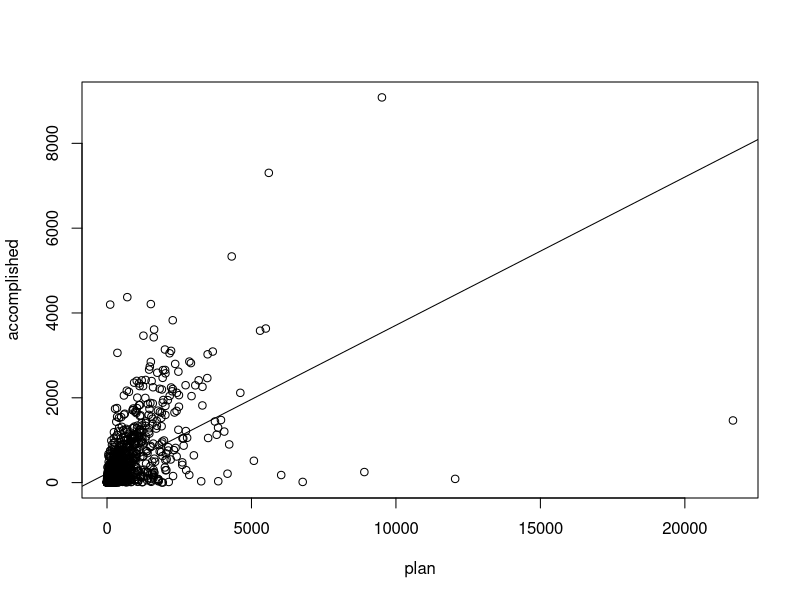
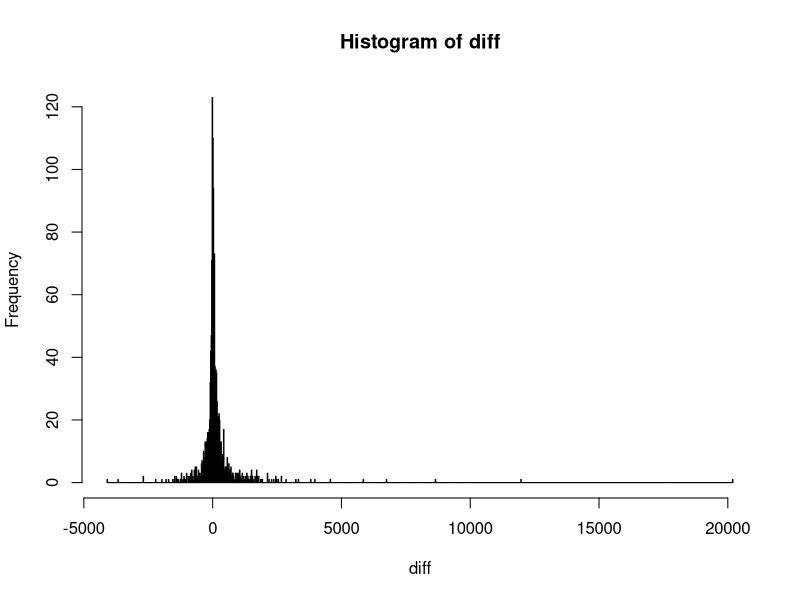
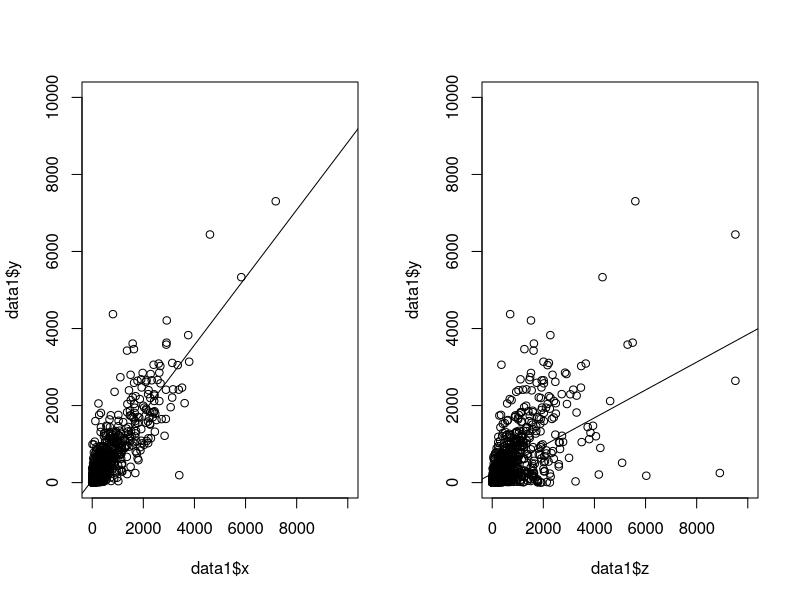
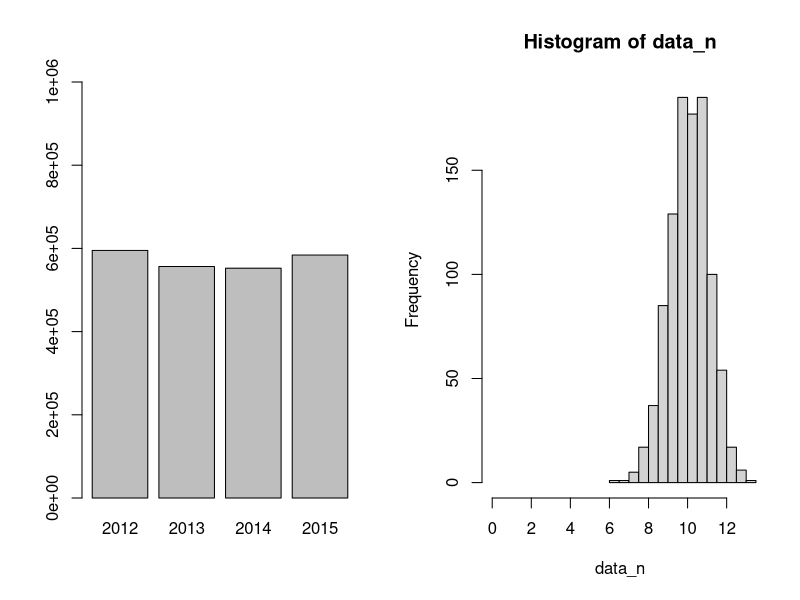
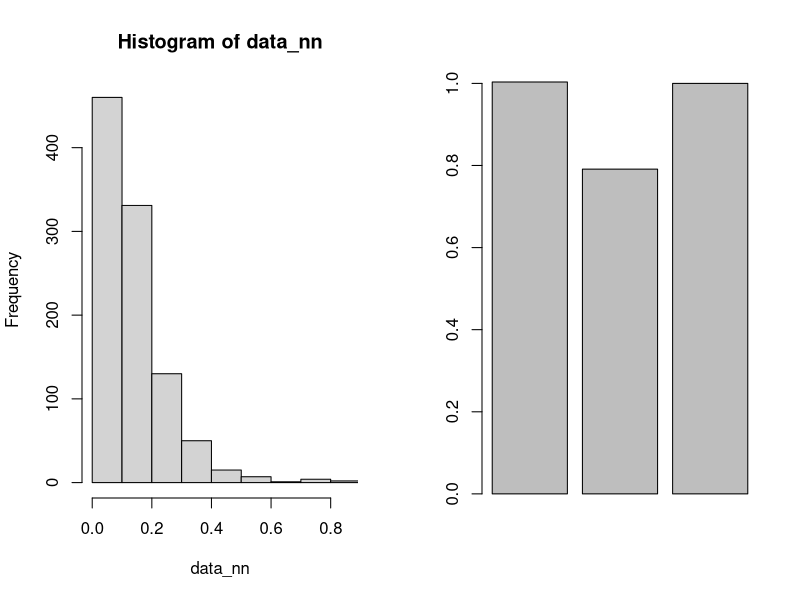

The R script that drew these images, in order:
data<-read.csv("Done_vs_plan.csv", header=TRUE)


sdata<-subset(data, PlanFY=="2015") 
  
  
plan<-sdata$Plan_Hours
accomplished<-sdata$Sum_of_Hours
diff<-plan-accomplished

plot(plan,accomplished)#, xlim=c(0,10), ylim=c(0,10))

fit <- glm(accomplished~plan)
co <- coef(fit)
abline(fit)

hist(diff, breaks = 1000)#, xlim=c(-2000,2000))
cor(plan, accomplished)

sumplan<-sum(plan)
sumaccomplished<-sum(accomplished)
FTE<-(sumplan-sumaccomplished)/(40*52)
FTE

#by year

data<-read.csv("Done_vs_plan_by_year.csv", header=TRUE)

#how well does past ACC predict future ACC

x<-data$ACC2014
y<-data$ACC2015
z<-data$PLAN2015

data1<-data.frame(x,y,z)
data1<-na.omit(data1)

par(mfrow=c(1,2))

plot(data1$x,data1$y, xlim=c(0, 10000), ylim=c(0, 10000))
fit <- glm(data1$y~data1$x)
co <- coef(fit)
abline(fit)
cor(data1$x,data1$y)

plot(data1$z,data1$y, xlim=c(0, 10000), ylim=c(0, 10000))
fit <- glm(data1$y~data1$z)
co <- coef(fit)
abline(fit)
cor(data1$z, data1$y)



#general workload growth, except for 2011 that is weird
acc<-c(sum(data$ACC2012, na.rm=TRUE),
       sum(data$ACC2013, na.rm=TRUE),
       sum(data$ACC2014, na.rm=TRUE),
       sum(data$ACC2015, na.rm=TRUE))
FY<-c("2012", "2013", "2014", "2015")

barplot(acc, names.arg=FY, ylim=c(0, 1000000))



#difference between total volume of work wityh mean and median

data_n<-rnorm(1000, mean=10, sd=1) #normal dist
data_nn<-(data_n^8)/1000000000 #non-normal dist

hist(data_n, xlim=c(0, max(data_n)))
hist(data_nn, xlim=c(0, max(data_nn)))


mean_n<-mean(data_n)
median_n<-median(data_n)
mean_nn<-mean(data_nn)
median_nn<-median(data_nn)
load_n<-sum(data_n)
load_nn<-sum(data_nn)
plan_n<-median_n*1000
plan_nn<-median_nn*1000
pplan_n<-plan_n/load_n
pplan_nn<-plan_nn/load_nn
module_load_nn<-load_nn/median_nn
module_load_nn
module_plan_nn<-median_nn*module_load_nn
mpplan_nn<-module_plan_nn/load_nn

data_all<-c(pplan_n, pplan_nn, mpplan_nn)
barplot(data_all)

load_n
plan_n
load_nn
plan_nn
module_plan_nn
